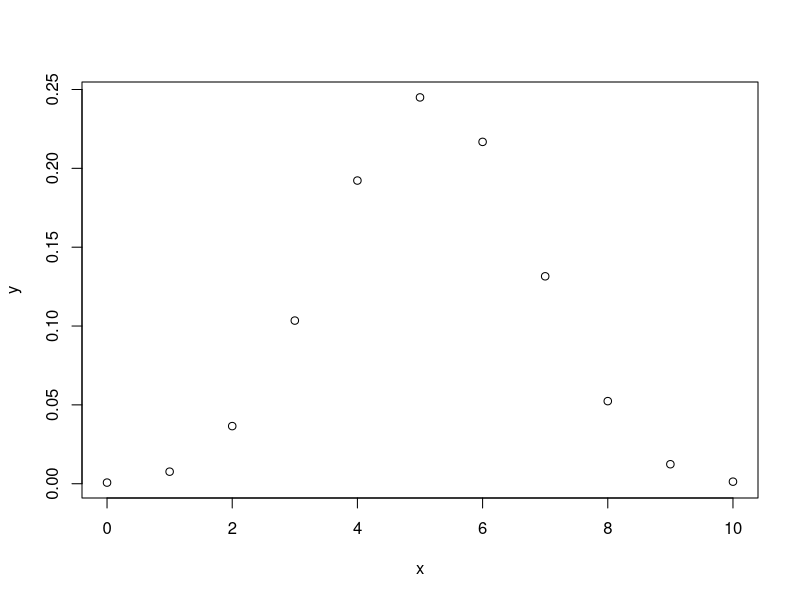
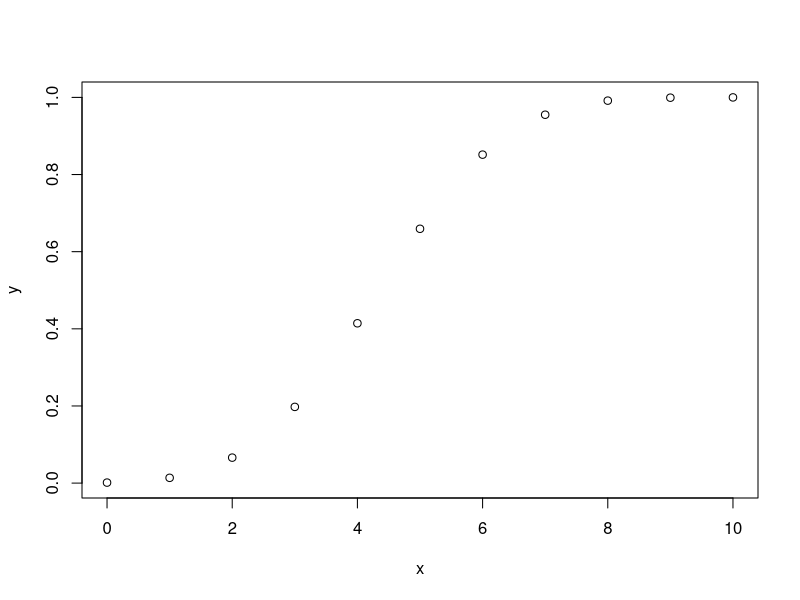
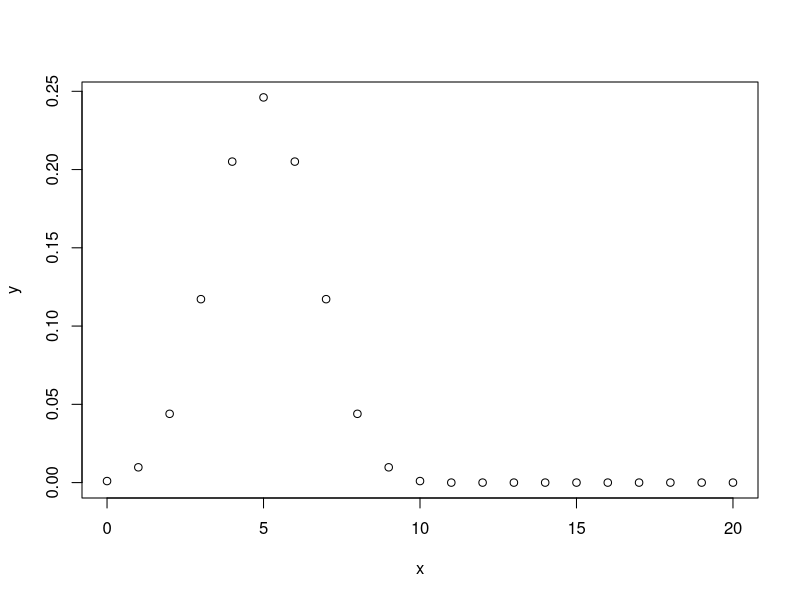

Recreate these plots in R, in order.
## ---- chunk 1
knitr::opts_chunk$set(echo = TRUE)
## ---- chunk 2
library(MASS)
ds <- Cars93
set.seed(100)
ds2 <- sample(1:nrow(ds), 40)
train <- ds[ds2,]
test <- ds[-ds2,]
sum(train$Origin == "USA")
sum(train$Origin == "non-USA")
## ---- chunk 3
births <- sample(c("B","G"), size = 10, replace = TRUE, prob = c(0.515, 0.485))
table(births)
births2 <- sample(c("B","G"), size = 10000, replace = TRUE, prob = c(0.515, 0.485))
table(births2)

## ---- chunk 4

ss <- dbinom(3, size = 10, prob = 0.515)
ss2 <- pbinom(8, size = 10, prob = 0.485, lower.tail = FALSE)
n <- 10
x <- 0:10
y <- dbinom(x,size = n,prob = 0.515)
plot(x,y)

n <- 10
x <- 0:10
y <- pbinom(x, size = n, prob = 0.485)
plot(x,y)
## ---- chunk 5

n <- 10
x <- 0:20
y <- dbinom(x,size = n,prob = 0.5)
plot(x,y)
